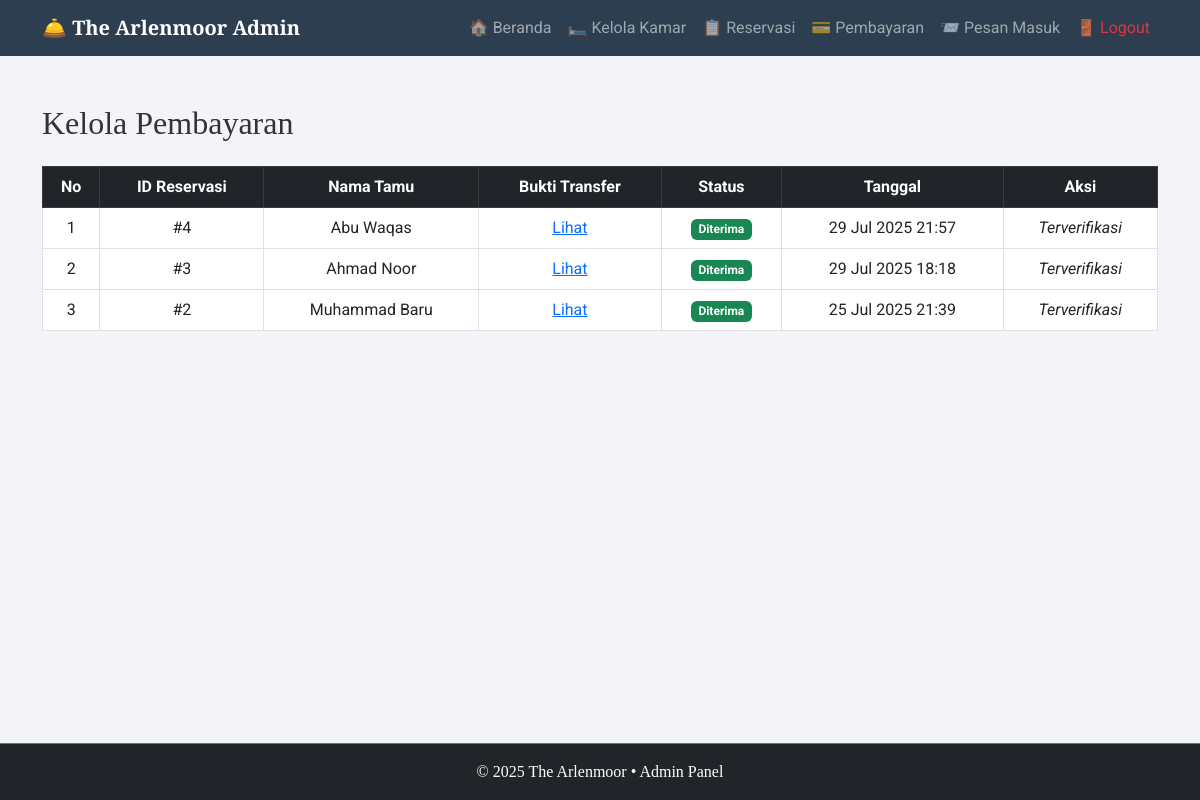
Page /admin/kelola-pembayaran.php (signed in) on the committed database.
### tables this page shows
CREATE TABLE `pembayaran` (
  `id_pembayaran` int NOT NULL,
  `id_reservasi` int DEFAULT NULL,
  `metode_pembayaran` enum('transfer_bank','qris','bayar_di_tempat') DEFAULT NULL,
  `bukti_bayar` varchar(255) DEFAULT NULL,
  `status` enum('menunggu_verifikasi','diterima','ditolak') DEFAULT 'menunggu_verifikasi',
  `tanggal_bayar` timestamp NULL DEFAULT CURRENT_TIMESTAMP
);

CREATE TABLE `reservasi` (
  `id_reservasi` int NOT NULL,
  `id_tamu` int DEFAULT NULL,
  `id_kamar` int DEFAULT NULL,
  `check_in` date DEFAULT NULL,
  `check_out` date DEFAULT NULL,
  `jumlah_kamar` int DEFAULT NULL,
  `status` enum('pending','dibayar','dibatalkan','selesai') DEFAULT 'pending',
  `tanggal_reservasi` timestamp NULL DEFAULT CURRENT_TIMESTAMP
);

CREATE TABLE `tamu` (
  `id_tamu` int NOT NULL,
  `nama_lengkap` varchar(100) DEFAULT NULL,
  `email` varchar(100) DEFAULT NULL,
  `no_hp` varchar(20) DEFAULT NULL,
  `alamat` text
);

### admin/kelola-pembayaran.php (the view, shortened to what this page needs)
<?php
include '../koneksi.php';
include 'partials/head.php';
include 'partials/navbar.php';
function safe($val) {
  return htmlspecialchars($val ?? '');
}
?>
<div class="container py-5">
  <h2 class="mb-4">Kelola Pembayaran</h2>
  <table class="table table-bordered table-hover">
    <thead class="table-dark text-center">
      <tr>
        <th>No</th>
        <th>ID Reservasi</th>
        <th>Nama Tamu</th>
        <th>Bukti Transfer</th>
        <th>Status</th>
        <th>Tanggal</th>
        <th>Aksi</th>
      </tr>
    </thead>
    <tbody>
      <?php
      $no = 1;
      $sql = "SELECT p.*, r.id_reservasi, t.nama_lengkap
              FROM pembayaran p
              JOIN reservasi r ON p.id_reservasi = r.id_reservasi
              JOIN tamu t ON r.id_tamu = t.id_tamu
              ORDER BY p.tanggal_bayar DESC";
      $data = mysqli_query($conn, $sql);
      while ($row = mysqli_fetch_assoc($data)) :
        $badge = match($row['status']) {
          'diterima' => 'success',
          'ditolak' => 'danger',
          default => 'warning'
        };
      ?>
        <tr class="text-center">
          <td><?= $no++ ?></td>
          <td>#<?= safe($row['id_reservasi']) ?></td>
          <td><?= safe($row['nama_lengkap']) ?></td>
          <td>
            <?php if (!empty($row['bukti_bayar'])): ?>
              <a href="../assets/img/<?= safe($row['bukti_bayar']) ?>" target="_blank">Lihat</a>
            <?php else: ?>
              <em>Tidak ada</em>
            <?php endif; ?>
          </td>
          <td><span class="badge bg-<?= $badge ?>"><?= ucfirst($row['status']) ?></span></td>
          <td><?= date('d M Y H:i', strtotime($row['tanggal_bayar'])) ?></td>
          <td>
            <?php if ($row['status'] == 'menunggu_verifikasi') : ?>
              <a href="verif-pembayaran.php?id=<?= $row['id_pembayaran'] ?>&aksi=terima" class="btn btn-sm btn-success mb-1">Terima</a>
              <a href="verif-pembayaran.php?id=<?= $row['id_pembayaran'] ?>&aksi=tolak" class="btn btn-sm btn-danger">Tolak</a>
            <?php else : ?>
              <em>Terverifikasi</em>
            <?php endif; ?>
          </td>
        </tr>
      <?php endwhile; ?>
    </tbody>
  </table>
</div>
<?php include 'partials/footer.php'; ?>

### assets/css/admin-style.css (style rules this page uses)
body { font-family: 'Lora', serif; color: #333; }
h1, h2, h3, .display-4 { font-family: 'Playfair Display', serif; }
html, body { height: 100%; }
body { display: flex; flex-direction: column; }
html, body { height: 100%; margin: 0; }

### admin/partials/head.php (style rules this page uses)
body { font-family: 'Roboto', sans-serif; background-color: #f4f4f8; }
h1, h2, h3, .navbar-brand { font-family: 'Playfair Display', serif; }

### rows in the picture
pembayaran: id_reservasi.id_reservasi "4", tamu.nama_lengkap "Abu Waqas", status "Diterima", tanggal_bayar "29 Jul 2025 21:57", shows "Terverifikasi"
pembayaran: id_reservasi.id_reservasi "3", tamu.nama_lengkap "Ahmad Noor", status "Diterima", tanggal_bayar "29 Jul 2025 18:18", shows "Terverifikasi"
pembayaran: id_reservasi.id_reservasi "2", tamu.nama_lengkap "Muhammad Baru", status "Diterima", tanggal_bayar "25 Jul 2025 21:39", shows "Terverifikasi"
